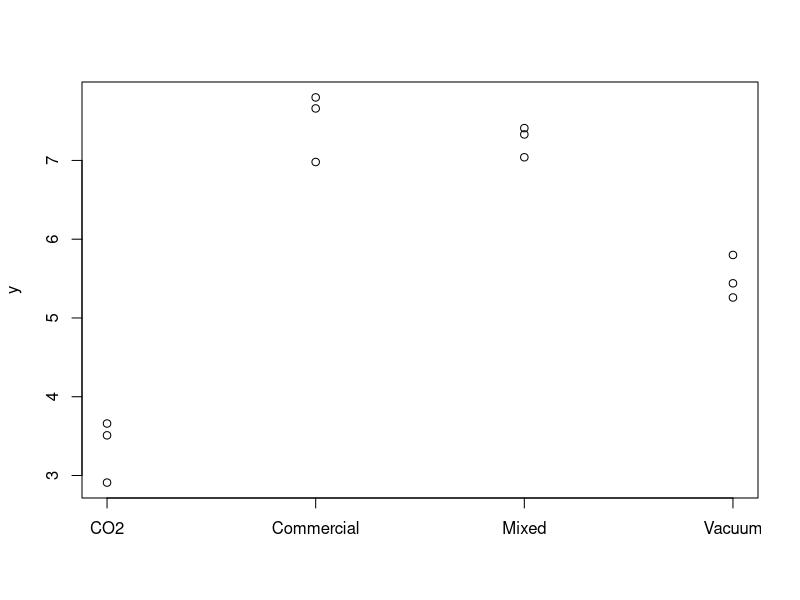
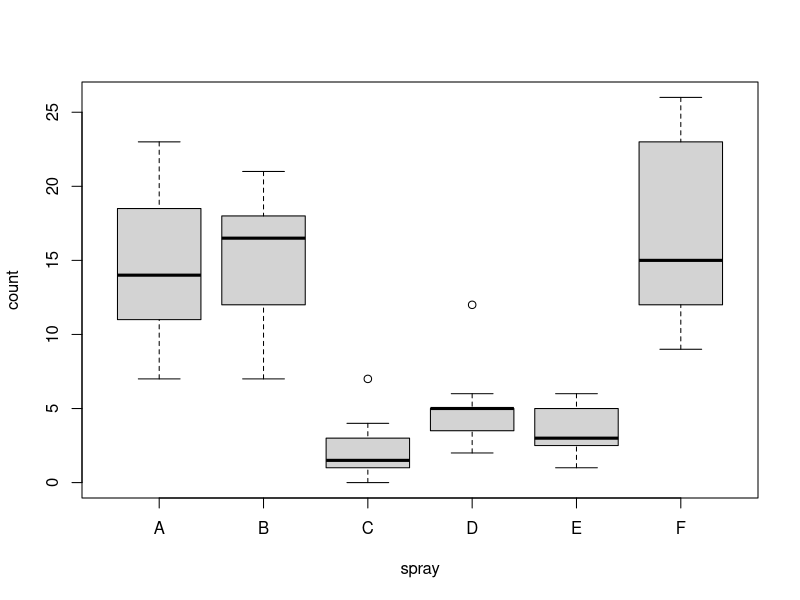
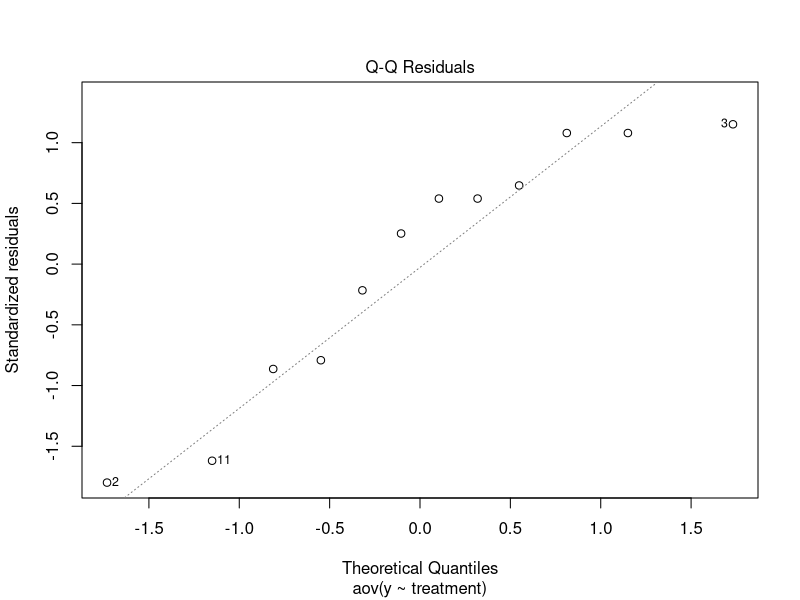
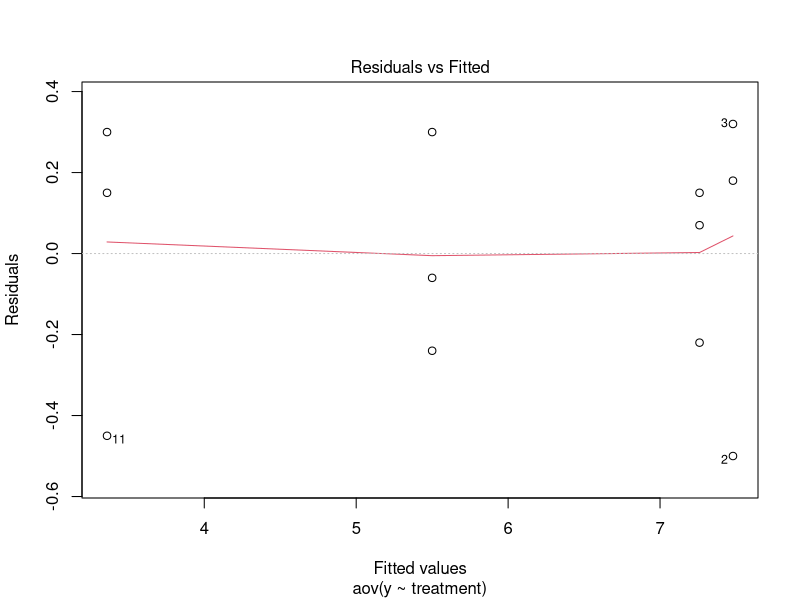

Reproduce these figures in R, in order.
## Import data, here manually ####
meat <- data.frame(steak.id = c(1, 6, 7, 12, 5, 3, 10, 9, 2, 8, 4, 11),
                   treatment = rep(c("Commercial", "Vacuum", "Mixed", 
                                     "CO2"), each = 3),
                   y = c(7.66, 6.98, 7.80, 5.26, 5.44, 5.80, 
                         7.41, 7.33, 7.04, 3.51, 2.91, 3.66))

meat
str(meat)
levels(meat$treatment)

## if we want to change the reference level, we can do this by using the 
## function 'relevel' (uncomment the following lines)
## meat$treatment <- relevel(meat$treatment, ref = "Commercial")
## str(meat)
## levels(meat$treatment)

## Visualize data ####
stripchart(y ~ treatment, data = meat, pch = 1, vertical = TRUE)
## conclusion?

## Boxplot, if more data is available per group [*other* dataset!]
boxplot(count ~ spray, data = InsectSprays) ## from ?boxplot, ?InsectSprays

## Side remark: if we had to assign the treatments randomly ourselves ####
treat <- rep(c("Commercial", "Vacuum", "Mixed", "CO2"), each = 3)
treat
sample(treat, replace = FALSE) ## random allocation

## Fit one-way ANOVA model ####
#options(contrasts = c("contr.sum", "contr.poly"))
options(contrasts = c("contr.treatment", "contr.poly"))

fit <- aov(y ~ treatment, data = meat)
summary(fit) ## ANOVA table including F-test

## Extract coefficients
coef(fit)       ## be careful with interpretation
dummy.coef(fit) ## full coefficients, easier to interpret

## Parameters including standard errors
summary.lm(fit) ## be careful with interpretation
confint(fit)

## Confidence intervals for group means \mu_i
predict(fit, 
        newdata = data.frame(treatment = c("Commercial", "Vacuum", "Mixed", "CO2")), 
        interval = "confidence")

## Residual analysis ####
plot(fit, which = 2)
plot(fit, which = 1)